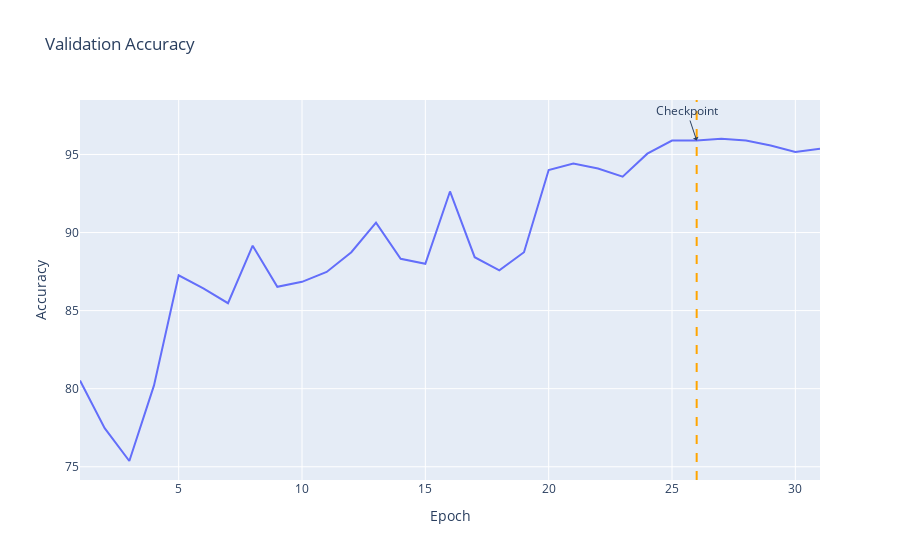

Source (notebook cell):
### Code cell
fig = px.line(
    x=range(1, len(val_accuracies) + 1),
    y=val_accuracies,
    title="Validation Accuracy",
    labels={"x": "Epoch", "y": "Accuracy"},
)
fig.add_vline(x=lowest_val_loss_epoch, line_dash="dash", line_color="orange")
fig.add_annotation(
    x=lowest_val_loss_epoch,
    y=val_accuracies[lowest_val_loss_epoch - 1],
    text="Checkpoint",
    showarrow=True,
    arrowhead=1,
)
fig.show()

### Figure 1 — Plotly figure (JSON) as saved in the notebook; plotly's stock layout.template omitted (floating-point values rounded to 4 significant figures)
{"data": [{"hovertemplate": "Epoch=%{x}<br>Accuracy=%{y}<extra></extra>", "legendgroup": "", "line": {"color": "#636efa", "dash": "solid"}, "marker": {"symbol": "circle"}, "mode": "lines", "name": "", "orientation": "v", "showlegend": false, "type": "scatter", "x": [1, 2, 3, 4, 5, 6, 7, 8, 9, 10, 11, 12, 13, 14, 15, 16, 17, 18, 19, 20, 21, 22, 23, 24, 25, 26, 27, 28, 29, 30, 31], "xaxis": "x", "y": [80.53, 77.47, 75.37, 80.21, 87.26, 86.42, 85.47, 89.16, 86.53, 86.84, 87.47, 88.74, 90.63, 88.32, 88, 92.63, 88.42, 87.58, 88.74, 94, 94.42, 94.11, 93.58, 95.05, 95.89, 95.89, 96, 95.89, 95.58, 95.16, 95.37], "yaxis": "y"}], "layout": {"annotations": [{"arrowhead": 1, "showarrow": true, "text": "Checkpoint", "x": 26, "y": 95.89}], "legend": {"tracegroupgap": 0}, "shapes": [{"line": {"color": "orange", "dash": "dash"}, "type": "line", "x0": 26, "x1": 26, "xref": "x", "y0": 0, "y1": 1, "yref": "y domain"}], "title": {"text": "Validation Accuracy"}, "xaxis": {"anchor": "y", "domain": [0, 1], "title": {"text": "Epoch"}}, "yaxis": {"anchor": "x", "domain": [0, 1], "title": {"text": "Accuracy"}}}}
